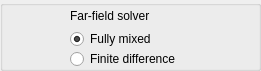
           <widget class="QGroupBox" name="groupBox_farfield">
            <property name="geometry">
             <rect>
              <x>290</x>
              <y>230</y>
              <width>261</width>
              <height>71</height>
             </rect>
            </property>
            <property name="title">
             <string/>
            </property>
            <widget class="QLabel" name="alabel_ff">
             <property name="geometry">
              <rect>
               <x>70</x>
               <y>6</y>
               <width>81</width>
               <height>20</height>
              </rect>
             </property>
             <property name="text">
              <string>Far-field solver</string>
             </property>
            </widget>
            <widget class="QRadioButton" name="rbut_FD_SOLVER_0">
             <property name="geometry">
              <rect>
               <x>70</x>
               <y>30</y>
               <width>82</width>
               <height>18</height>
              </rect>
             </property>
             <property name="text">
              <string>Fully mixed</string>
             </property>
             <property name="checked">
              <bool>true</bool>
             </property>
             <attribute name="buttonGroup">
              <string>buttonGroup_farfield</string>
             </attribute>
            </widget>
            <widget class="QRadioButton" name="rbut_FD_SOLVER_1">
             <property name="geometry">
              <rect>
               <x>70</x>
               <y>50</y>
               <width>111</width>
               <height>18</height>
              </rect>
             </property>
             <property name="text">
              <string>Finite difference</string>
             </property>
             <attribute name="buttonGroup">
              <string>buttonGroup_farfield</string>
             </attribute>
            </widget>
           </widget>
